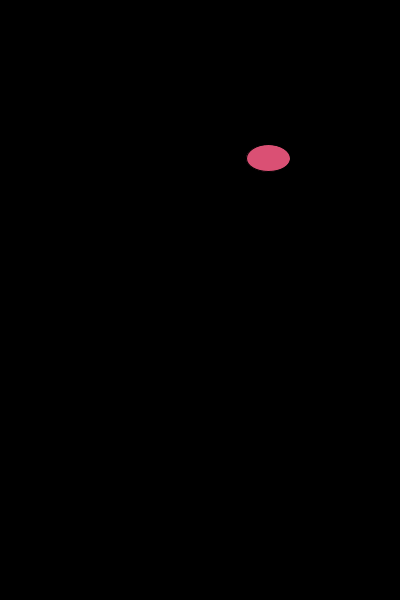
Frame 1 (no input)
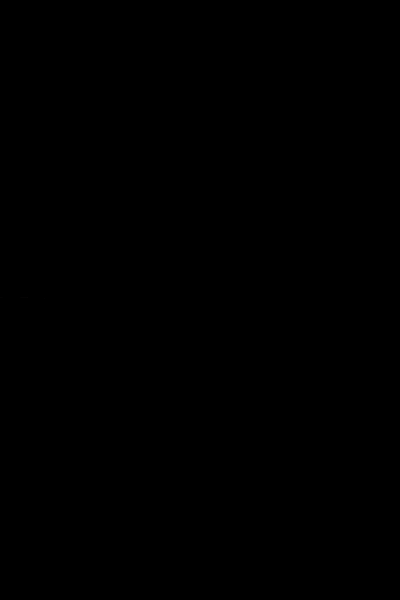
Frame 60 (the mouse pressed at the canvas centre just before this capture)
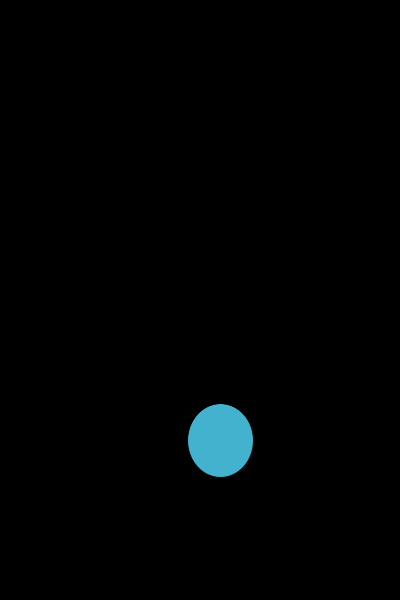
Frame 120 (the mouse held since frame 60 and released just before this capture)

The Processing sketch that drew these frames (run headless with seeded random() and noise(); from frame 60 on, the mouse is pressed at the canvas centre):

// Processing sketch: processing_42437
// ── processing_42437.pde

//author:robertlun,ncku arch
//purpose: practice on class
//concept: bounce ball
//reference:http://www.openprocessing.org/visuals/?visualID=42436
 
float x,y,w,h;
void setup()
{ size(400, 600);
  stroke(0);

 smooth();
  //frameRate(24);
  x=random(width);
  y=random(height);
  w=random(10);
  h=random(10);
 
}

void draw(){
background(0);
if (x>= width || x<0 ) {
    w = -w;
  }
  if ( y>=height||y<0) {
    h = -h;
  }
  x = x+w;
  y = y+h;
  

  
  
 fill(random(255),random(255),random(255));
  ellipse(x, y, random(80), random(80));


}
